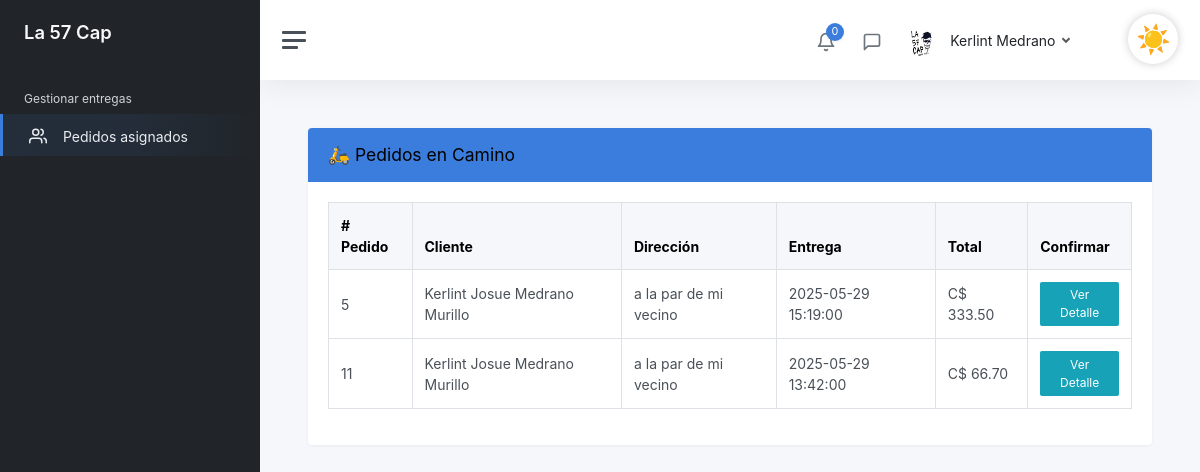
Before: /repartidor/pedidos-en-camino (signed in) with the older database file.
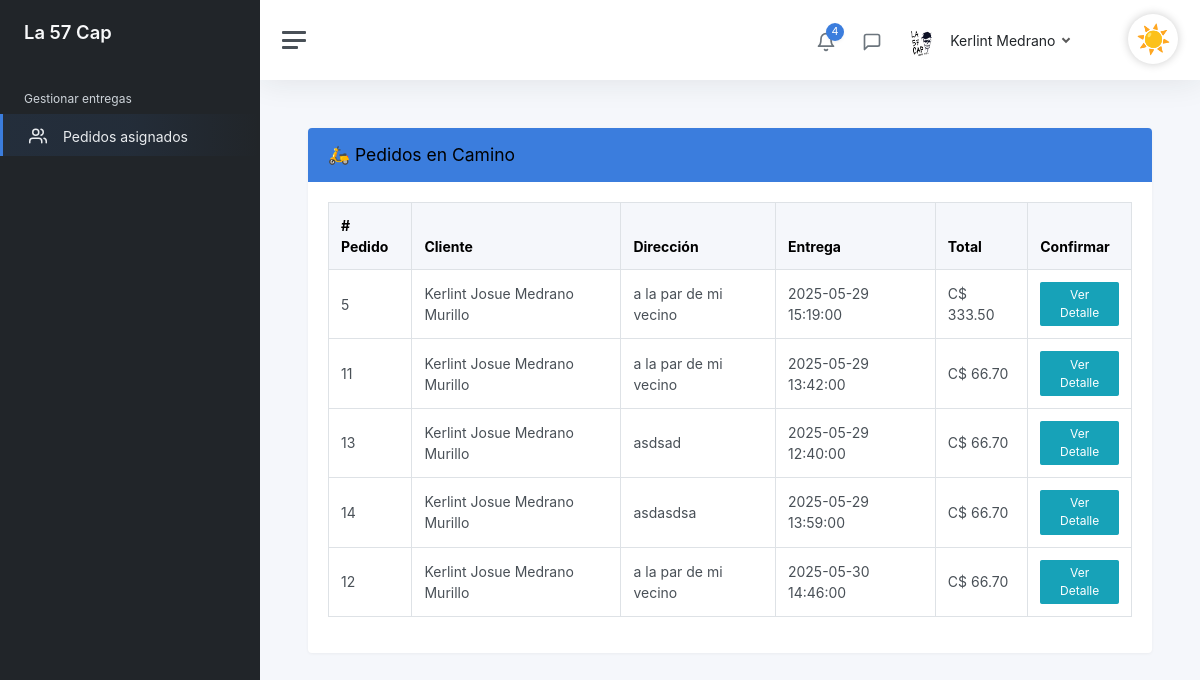
After: the same page with the newer database file.
### tables this page shows
CREATE TABLE `pedidos`  (
  `idpedidos` int(0) NOT NULL AUTO_INCREMENT,
  `id_ventas` int(0) NOT NULL,
  `id_cliente` int(0) NOT NULL,
  `id_repartidor` int(0) NULL DEFAULT NULL,
  `creado` datetime(0) NOT NULL,
  `fecha_entregar` date NOT NULL,
  `hora_entregar` time(0) NOT NULL,
  `direccion_entregar` varchar(200) NOT NULL,
  `comentarios` varchar(45) NULL DEFAULT NULL,
  `estado` tinyint(0) NULL DEFAULT NULL,
  `pago_confirmado` tinyint(0) NULL DEFAULT NULL,
  PRIMARY KEY (`idpedidos`) USING BTREE,
  INDEX `pedido_cliente_idx`(`id_cliente`) USING BTREE,
  INDEX `pedido_repartidor_idx`(`id_repartidor`) USING BTREE,
  INDEX `pedido_ventas_idx`(`id_ventas`) USING BTREE,
  CONSTRAINT `pedido_cliente` FOREIGN KEY (`id_cliente`) REFERENCES `cliente` (`idcliente`) ON DELETE RESTRICT ON UPDATE RESTRICT,
  CONSTRAINT `pedido_repartidor` FOREIGN KEY (`id_repartidor`) REFERENCES `repartidor` (`idrepartidor`) ON DELETE RESTRICT ON UPDATE RESTRICT,
  CONSTRAINT `pedido_ventas` FOREIGN KEY (`id_ventas`) REFERENCES `ventas` (`idventas`) ON DELETE RESTRICT ON UPDATE RESTRICT
);

CREATE TABLE `cliente`  (
  `idcliente` int(0) NOT NULL AUTO_INCREMENT,
  `id_usuario` int(0) NULL DEFAULT NULL,
  `p_nombre` varchar(50) NOT NULL,
  `s_nombre` varchar(50) NOT NULL,
  `p_apellido` varchar(50) NOT NULL,
  `s_apellido` varchar(50) NOT NULL,
  `n_telefono` varchar(15) NOT NULL,
  `direccion` varchar(200) NULL DEFAULT NULL,
  `Municipio` varchar(45) NULL DEFAULT NULL,
  `eliminado` tinyint(0) NULL DEFAULT 0,
  PRIMARY KEY (`idcliente`) USING BTREE,
  INDEX `cliente_usuario_idx`(`id_usuario`) USING BTREE,
  CONSTRAINT `cliente_usuario` FOREIGN KEY (`id_usuario`) REFERENCES `usuario` (`idusuario`) ON DELETE SET NULL ON UPDATE RESTRICT
);

CREATE TABLE `ventas`  (
  `idventas` int(0) NOT NULL AUTO_INCREMENT,
  `id_vendedor` int(0) NOT NULL,
  `id_cliente` int(0) NULL DEFAULT NULL,
  `subtotal` decimal(10, 2) NOT NULL,
  `descuento` decimal(10, 2) NOT NULL,
  `iva` decimal(10, 2) NOT NULL,
  `total` decimal(10, 2) NOT NULL,
  `estado` varchar(45) NOT NULL,
  `creado` datetime(0) NOT NULL,
  `eliminado` tinyint(0) NULL DEFAULT 0,
  PRIMARY KEY (`idventas`) USING BTREE,
  INDEX `ventas_vendedor_idx`(`id_vendedor`) USING BTREE,
  INDEX `ventas_cliente`(`id_cliente`) USING BTREE,
  CONSTRAINT `ventas_cliente` FOREIGN KEY (`id_cliente`) REFERENCES `cliente` (`idcliente`) ON DELETE RESTRICT ON UPDATE RESTRICT,
  CONSTRAINT `ventas_vendedor` FOREIGN KEY (`id_vendedor`) REFERENCES `vendedor` (`idvendedor`) ON DELETE RESTRICT ON UPDATE RESTRICT
);

### views/Repartidor/PedidosAsignados.php (the view, shortened to what the changed rows need)
<div class="card shadow-sm">
    <div class="card-header bg-primary text-white">
        <h4 class="mb-0">🛵 Pedidos en Camino</h4>
    </div>
    <div class="card-body">
        <table class="table table-bordered">
            <thead class="table-light">
                <tr>
                    <th># Pedido</th>
                    <th>Cliente</th>
                    <th>Dirección</th>
                    <th>Entrega</th>
                    <th>Total</th>
                    <th>Confirmar</th>
                </tr>
            </thead>
            <tbody>
                <?php foreach ($pedidos as $pedido): ?>
                    <tr>
                        <td><?= $pedido['idpedidos'] ?></td>
                        <td><?= $pedido['p_nombre'] . ' ' . $pedido['s_nombre'] . ' ' . $pedido['p_apellido'] . ' ' . $pedido['s_apellido'] ?>
                        </td>
                        <td><?= $pedido['direccion_entregar'] ?></td>
                        <td><?= $pedido['fecha_entregar'] ?>     <?= $pedido['hora_entregar'] ?></td>
                        <td>C$ <?= number_format($pedido['total'], 2) ?></td>
                        <td>
                            <a href="/repartidor/pedido?id=<?= $pedido['idpedidos'] ?>" class="btn btn-info btn-sm">
                                Ver Detalle
                            </a>
                        </td>
                    </tr>
                <?php endforeach; ?>
            </tbody>
        </table>
    </div>
</div>

### views/layout/layoutRepartidor.php (shortened to what the changed rows need)
<!DOCTYPE html>
<html lang="en">
<head>
    <link rel="stylesheet" href="/build/css/app.css">
</head>
<body>
    <div class="wrapper">
        <nav id="sidebar" class="sidebar js-sidebar">
            <div class="sidebar-content js-simplebar bg-dark text-white">
                <a class="sidebar-brand" href="/Repartidor">
                    <span class="align-middle">La 57 Cap</span>
                </a>
                <ul class="sidebar-nav">
                    <li class="sidebar-header">
                        Gestionar entregas
                    </li>
                    <li class="sidebar-item active">
                        <a class="sidebar-link" href="/repartidor/pedidos-en-camino">
                            <i class="align-middle" data-feather="users"></i> <span class="align-middle">Pedidos asignados
                            </span>
                        </a>
                    </li>
                </ul>
            </div>
        </nav>
        <div class="main">
            <nav class="navbar navbar-expand navbar-light navbar-bg">
                <a class="sidebar-toggle js-sidebar-toggle">
                    <i class="hamburger align-self-center"></i>
                </a>
                <div class="navbar-collapse collapse">
                    <ul class="navbar-nav navbar-align">
                        <div class="navbar-collapse collapse">
                    <?php
                    $notificaciones = [];
                    if (isset($_SESSION['id'])) {
                        $notificaciones = Notificacion::obtenerPorUsuarioUltimas4($_SESSION['id']);
                    }
                    ?>
                    <ul class="navbar-nav navbar-align">
                        <li class="nav-item dropdown">
                            <a class="nav-icon dropdown-toggle" href="#" id="alertsDropdown" data-bs-toggle="dropdown">
                                <div class="position-relative">
                                    <i class="align-middle" data-feather="bell"></i>
                                    <span class="indicator"><?= count($notificaciones) ?></span>
                                </div>
                            </a>
                        </li>
                        <li class="nav-item dropdown">
                            <a class="nav-icon dropdown-toggle" href="#" id="messagesDropdown"
                                data-bs-toggle="dropdown">
                                <div class="position-relative">
                                    <i class="align-middle" data-feather="message-square"></i>
                                </div>
                            </a>
                        </li>
                        <li class="nav-item dropdown">
                            <?php
                            $nombre = $_SESSION['nombre'] ?? 'Invitado';
                            $foto = !empty($_SESSION['f_perfil']) ? '/img/users/' . $_SESSION['f_perfil'] : '/img/users/f_perfil_admin.png';
                            ?>
                            <a class="nav-link dropdown-toggle d-none d-sm-inline-block" href="#"
                                data-bs-toggle="dropdown">
                                <img src="<?php echo $foto; ?>" class="avatar img-fluid rounded me-1" alt="Perfil" />
                                <span class="text-dark"><?php echo $nombre; ?></span>
                            </a>
                        </li>
                    </ul>
                </div>
                <div class="form-check form-switch ms-3">
                    <label for="darkModeSwitch" class="toggle-icon"></label>
                </div>
            </nav>
            <main class="content">
                <div class="container-fluid p-0">
                    <?php echo $contenido; ?>
                </div>
            </main>
        </div>
    </div>
</body>
</html>

Changed rows visible on the page:
added pedidos: idpedidos "13", id_cliente.p_nombre "Kerlint", id_cliente.s_nombre "Josue", id_cliente.p_apellido "Medrano", id_cliente.s_apellido "Murillo", direccion_entregar "asdsad", fecha_entregar "2025-05-29", hora_entregar "12:40:00", id_ventas.total "66.70"
added pedidos: idpedidos "14", id_cliente.p_nombre "Kerlint", id_cliente.s_nombre "Josue", id_cliente.p_apellido "Medrano", id_cliente.s_apellido "Murillo", direccion_entregar "asdasdsa", fecha_entregar "2025-05-29", hora_entregar "13:59:00", id_ventas.total "66.70"
now on this page (row edited): pedidos: idpedidos "12", id_cliente.p_nombre "Kerlint", id_cliente.s_nombre "Josue", id_cliente.p_apellido "Medrano", id_cliente.s_apellido "Murillo", direccion_entregar "a la par de mi vecino", fecha_entregar "2025-05-30", hora_entregar "14:46:00", id_ventas.total "66.70"
Other visible differences:
count($notificaciones): "0" → "4"
